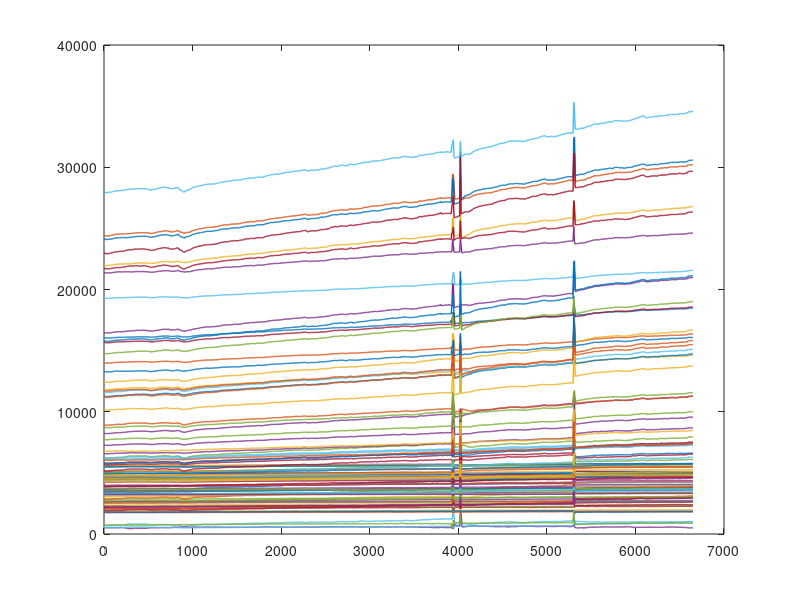

Write MATLAB code to recreate this figure. (Note: this script raises an error after producing the figure.)
load('DamageTests/Damage.mat');
load('Extracted/MultiTouch/superpose500.mat');

%% Initial plot of response
% nb need to export in two halves to avoid matlab's multi-object workaround
plot(0:8:8*(size(damage,1)-1), damage(:,91:end), 'LineWidth', 1);
my_defaults([773.8000  457.8000  399.2000  281.6000]);
ylabel('Resistance (\Omega)');
xlabel('Time (s)');
xlim([0 6700]);

%% Plot environmental effects
% nb would only export as png: ~3M nodes
load('Extracted/Random/RandomSkin15k.mat');
plot(responseups, 'LineWidth', 1);
my_defaults(1000*[0.0826    0.5818    1.2648    0.2762]);
set(gca, 'FontSize', 17)
ylabel('Resistance (\Omega)');
xlabel('Presses');